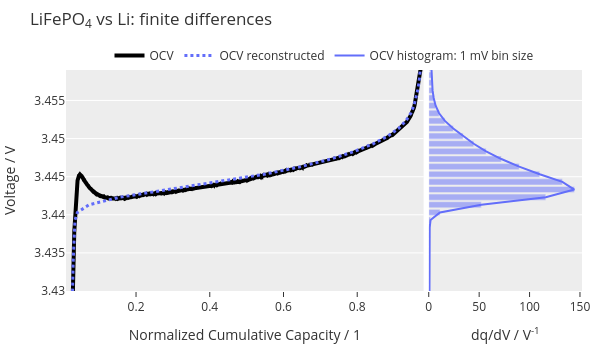

Notebook code for this chart:
### Markdown cell above
## LFP with histogram method

### Code cell
BIN_SIZE = 1e-3
v_dqdv, dqdv = dqdv_histogram(q=q, v=v, bin_size=BIN_SIZE, smooth=True)

q_reconstructed = sp.integrate.cumulative_trapezoid(dqdv, v_dqdv, initial=0.0) + q[0]

fig = generate_results_plot()
fig.add_trace( go.Scatter(x=q, 
                          y=v, 
                          name="OCV", 
                          line=dict(color="Black", width=4)), 
                        row=1, col=1 )
fig.add_trace( go.Scatter(x=q_reconstructed, 
                          y=v_dqdv, 
                          name="OCV reconstructed", 
                          line=dict(color=colors[0], width=3, dash="dot")), 
                        row=1, col=1 )
fig.add_trace( go.Scatter(x=dqdv, 
                          y=v_dqdv, 
                          name="OCV histogram: 1 mV bin size", 
                          line=dict(color=colors[0], width=2)), 
                        row=1, col=2 )
fig.add_trace(go.Bar(x=dqdv, 
                     y=v_dqdv, 
                     name="Bins", 
                     orientation="h", 
                     opacity=0.5, 
                     marker=dict(color=colors[0]), 
                     showlegend=False), 
                    row=1, col=2 )

fig.update_layout(
        template="ggplot2",
        margin=dict(l=10, r=10, t=70, b=10),
        width=600, 
        height=350,
        legend=dict(
            orientation="h",    # horizontal
            yanchor="bottom",   # anchor legend's bottom
            y=1.0,             # place above the plot area
            xanchor="center",
            x=0.5
        ),)

fig.update_yaxes(range=[3.43, 3.459], showgrid=True, ticks="")
fig.update_xaxes(showgrid=False)
fig.update_xaxes(range=[0.01, 0.98], row=1, col=1)
fig.update_layout(title=dict(text="LiFePO<sub>4</sub> vs Li: finite differences", 
                            yanchor="bottom",   # anchor legend's bottom
                            y=0.93,             # place above the plot area
                            xanchor="left",
                            x=0.05))
fig.show()

### Figure 1 — Plotly figure (JSON) as saved in the notebook; plotly's stock layout.template omitted (floating-point values rounded to 4 significant figures; data arrays with more than 128 entries replaced by an {"elided": "..."} marker saying what was removed)
{"data": [{"line": {"color": "Black", "width": 4}, "name": "OCV", "type": "scatter", "x": {"elided": "19266 float values"}, "xaxis": "x", "y": {"elided": "19266 float values"}, "yaxis": "y"}, {"line": {"color": "#636EFA", "dash": "dot", "width": 3}, "name": "OCV reconstructed", "type": "scatter", "x": {"elided": "1090 float values"}, "xaxis": "x", "y": {"elided": "1090 float values"}, "yaxis": "y"}, {"line": {"color": "#636EFA", "width": 2}, "name": "OCV histogram: 1 mV bin size", "type": "scatter", "x": {"elided": "1090 float values"}, "xaxis": "x2", "y": {"elided": "1090 float values"}, "yaxis": "y2"}, {"marker": {"color": "#636EFA"}, "name": "Bins", "opacity": 0.5, "orientation": "h", "showlegend": false, "type": "bar", "x": {"elided": "1090 float values"}, "xaxis": "x2", "y": {"elided": "1090 float values"}, "yaxis": "y2"}], "layout": {"height": 350, "legend": {"orientation": "h", "x": 0.5, "xanchor": "center", "y": 1, "yanchor": "bottom"}, "margin": {"b": 10, "l": 10, "r": 10, "t": 70}, "title": {"text": "LiFePO<sub>4</sub> vs Li: finite differences", "x": 0.05, "xanchor": "left", "y": 0.93, "yanchor": "bottom"}, "width": 600, "xaxis": {"anchor": "y", "domain": [0, 0.693], "range": [0.01, 0.98], "showgrid": false, "title": {"text": "Normalized Cumulative Capacity / 1"}}, "xaxis2": {"anchor": "y2", "domain": [0.703, 1], "showgrid": false, "title": {"text": "dq/dV / V<sup>-1</sup>"}}, "yaxis": {"anchor": "x", "domain": [0, 1], "range": [3.43, 3.459], "showgrid": true, "ticks": "", "title": {"text": "Voltage / V"}}, "yaxis2": {"anchor": "x2", "domain": [0, 1], "matches": "y", "range": [3.43, 3.459], "showgrid": true, "showticklabels": false, "ticks": ""}}}
